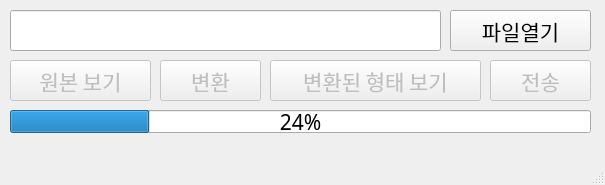
<?xml version="1.0" encoding="UTF-8"?>
<ui version="4.0">
 <class>MainWindow</class>
 <widget class="QMainWindow" name="MainWindow">
  <property name="geometry">
   <rect>
    <x>0</x>
    <y>0</y>
    <width>605</width>
    <height>185</height>
   </rect>
  </property>
  <property name="windowTitle">
   <string>MainWindow</string>
  </property>
  <widget class="QWidget" name="centralwidget">
   <widget class="QLineEdit" name="leSTLFilePath">
    <property name="geometry">
     <rect>
      <x>10</x>
      <y>10</y>
      <width>431</width>
      <height>41</height>
     </rect>
    </property>
    <property name="font">
     <font>
      <family>메이플스토리 OTF</family>
      <pointsize>16</pointsize>
     </font>
    </property>
    <property name="readOnly">
     <bool>true</bool>
    </property>
   </widget>
   <widget class="QPushButton" name="pbSTLFileOpen">
    <property name="geometry">
     <rect>
      <x>450</x>
      <y>10</y>
      <width>141</width>
      <height>41</height>
     </rect>
    </property>
    <property name="font">
     <font>
      <family>메이플스토리 OTF</family>
      <pointsize>16</pointsize>
     </font>
    </property>
    <property name="text">
     <string>파일열기</string>
    </property>
   </widget>
   <widget class="QPushButton" name="pbConvert">
    <property name="enabled">
     <bool>false</bool>
    </property>
    <property name="geometry">
     <rect>
      <x>160</x>
      <y>60</y>
      <width>101</width>
      <height>41</height>
     </rect>
    </property>
    <property name="font">
     <font>
      <family>메이플스토리 OTF</family>
      <pointsize>16</pointsize>
     </font>
    </property>
    <property name="text">
     <string>변환</string>
    </property>
   </widget>
   <widget class="QPushButton" name="pbSend">
    <property name="enabled">
     <bool>false</bool>
    </property>
    <property name="geometry">
     <rect>
      <x>490</x>
      <y>60</y>
      <width>101</width>
      <height>41</height>
     </rect>
    </property>
    <property name="font">
     <font>
      <family>메이플스토리 OTF</family>
      <pointsize>16</pointsize>
     </font>
    </property>
    <property name="text">
     <string>전송</string>
    </property>
   </widget>
   <widget class="QPushButton" name="pbShowOriginal">
    <property name="enabled">
     <bool>false</bool>
    </property>
    <property name="geometry">
     <rect>
      <x>10</x>
      <y>60</y>
      <width>141</width>
      <height>41</height>
     </rect>
    </property>
    <property name="font">
     <font>
      <family>메이플스토리 OTF</family>
      <pointsize>16</pointsize>
     </font>
    </property>
    <property name="text">
     <string>원본 보기</string>
    </property>
   </widget>
   <widget class="QPushButton" name="pbShowConvert">
    <property name="enabled">
     <bool>false</bool>
    </property>
    <property name="geometry">
     <rect>
      <x>270</x>
      <y>60</y>
      <width>211</width>
      <height>41</height>
     </rect>
    </property>
    <property name="font">
     <font>
      <family>메이플스토리 OTF</family>
      <pointsize>16</pointsize>
     </font>
    </property>
    <property name="text">
     <string>변환된 형태 보기</string>
    </property>
   </widget>
   <widget class="QProgressBar" name="pbStatus">
    <property name="enabled">
     <bool>true</bool>
    </property>
    <property name="geometry">
     <rect>
      <x>10</x>
      <y>110</y>
      <width>581</width>
      <height>23</height>
     </rect>
    </property>
    <property name="font">
     <font>
      <family>메이플스토리 OTF</family>
      <pointsize>16</pointsize>
     </font>
    </property>
    <property name="maximum">
     <number>100</number>
    </property>
    <property name="value">
     <number>24</number>
    </property>
    <property name="textVisible">
     <bool>true</bool>
    </property>
    <property name="invertedAppearance">
     <bool>false</bool>
    </property>
   </widget>
  </widget>
  <widget class="QMenuBar" name="menubar">
   <property name="geometry">
    <rect>
     <x>0</x>
     <y>0</y>
     <width>605</width>
     <height>26</height>
    </rect>
   </property>
  </widget>
  <widget class="QStatusBar" name="statusbar"/>
 </widget>
 <resources/>
 <connections/>
</ui>
